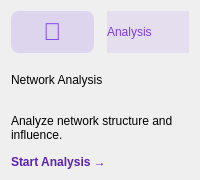
                <widget class="QFrame" name="cardSocial">
                 <property name="minimumSize"><size><width>0</width><height>180</height></size></property>
                 <property name="class" stdset="0"><string>card</string></property>
                 <property name="styleSheet">
                    <string notr="true">
                        #iconSocial { color: #7c3aed; background-color: rgba(124, 58, 237, 0.15); border-radius: 8px; }
                        #badgeSocial { background-color: rgba(124, 58, 237, 0.1); color: #7c3aed; }
                        #btnSocial { background-color: transparent; color: #5b21b6; border: none; font-weight: bold; text-align: left; }
                        #btnSocial:hover { text-decoration: underline; color: #4c1d95; }
                        #cardSocial:hover { border: 2px solid #7c3aed; background-color: rgba(124, 58, 237, 0.05); }
                    </string>
                 </property>
                 <layout class="QVBoxLayout" name="vLayout9">
                  <item>
                   <layout class="QHBoxLayout" name="hLayout9">
                    <item>
                     <widget class="QLabel" name="iconSocial">
                      <property name="class" stdset="0"><string>iconLabel</string></property>
                      <property name="text"><string>👥</string></property>
                      <property name="fixedSize"><size><width>45</width><height>45</height></size></property>
                      <property name="alignment"><set>Qt::AlignCenter</set></property>
                      <property name="font"><font><pointsize>18</pointsize></font></property>
                     </widget>
                    </item>
                    <item><spacer name="s9"><property name="orientation"><enum>Qt::Horizontal</enum></property></spacer></item>
                    <item>
                     <widget class="QLabel" name="badgeSocial">
                      <property name="class" stdset="0"><string>badgeLabel</string></property>
                      <property name="text"><string>Analysis</string></property>
                     </widget>
                    </item>
                   </layout>
                  </item>
                  <item>
                   <widget class="QLabel" name="title9">
                    <property name="class" stdset="0"><string>cardTitle</string></property>
                    <property name="text"><string>Network Analysis</string></property>
                   </widget>
                  </item>
                  <item>
                   <widget class="QLabel" name="desc9">
                    <property name="class" stdset="0"><string>cardDesc</string></property>
                    <property name="text"><string>Analyze network structure and influence.</string></property>
                    <property name="wordWrap"><bool>true</bool></property>
                   </widget>
                  </item>
                  <item>
                   <widget class="QPushButton" name="btnSocial">
                    <property name="class" stdset="0"><string>actionBtn</string></property>
                    <property name="text"><string>Start Analysis →</string></property>
                    <property name="cursor"><cursorShape>PointingHandCursor</cursorShape></property>
                   </widget>
                  </item>
                 </layout>
                </widget>
